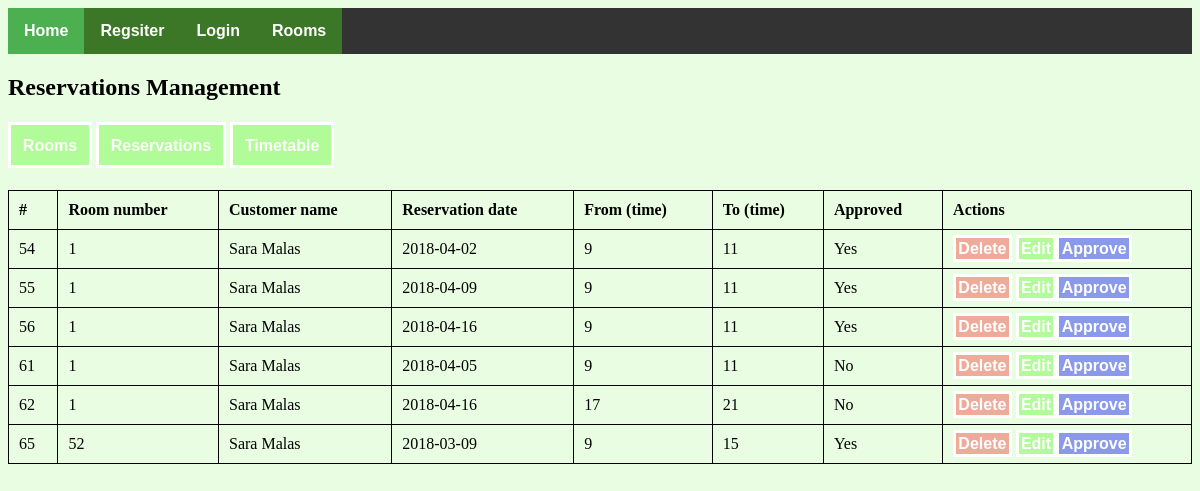
Page /pages/booking.php on the earlier database version.
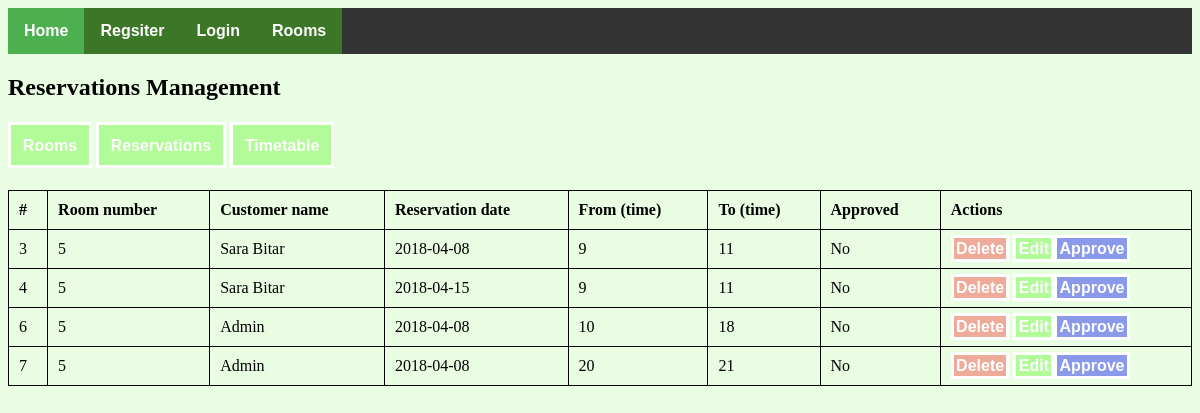
Same page on the later database version.
### tables this page shows
CREATE TABLE `reservations` (
  `reservation_id` int(11) NOT NULL,
  `room_id` int(11) NOT NULL,
  `user_id` int(11) NOT NULL,
  `reservation_date` date NOT NULL,
  `from_time` int(11) NOT NULL,
  `to_time` int(11) NOT NULL,
  `approved` tinyint(4) NOT NULL DEFAULT '0'
);

CREATE TABLE `rooms` (
  `id` int(11) NOT NULL,
  `room_number` int(11) NOT NULL,
  `description` text NOT NULL,
  `image` varchar(255) NOT NULL
);

CREATE TABLE `users` (
  `id` int(11) NOT NULL,
  `full_name` varchar(255) NOT NULL,
  `phonenumber` varchar(255) NOT NULL,
  `address` text NOT NULL,
  `gender` tinyint(4) NOT NULL,
  `email` varchar(255) NOT NULL,
  `password` varchar(255) NOT NULL,
  `is_admin` tinyint(4) NOT NULL DEFAULT '0',
  `salt` varchar(255) NOT NULL
);

### pages/booking.php (the view, shortened to what this page needs)
<!DOCTYPE html>
<html>
<head>
  <link rel="stylesheet" type="text/css" href="../css/style.css">
</head>
<body>
  <?php
        include('config.php');
  ?>
<ul>
    <li><a href="../index.php" class="active">Home</a></li>
    <li><a href="register.php">Regsiter</a></li>
    <?php if (isset($_SESSION['login'])) { ?>
      <li><a href="reservations.php">Reservations</a></li>
      <li><a href="logout.php">Logout</a></li>
      <?php if (isset($_SESSION['is_admin']) && ($_SESSION['is_admin'] == "1")) { ?>
        <li><a href="admin.php">Admin</a></li>
      <?php } ?>
    <?php } else { ?>
      <li><a href="login.php">Login</a></li>
    <?php } ?>
    <li><a href="rooms.php">Rooms</a></li>
  </ul>
  <h2>Reservations Management</h2>
  <div class="admin-links">
    <a href="room.php">Rooms</a>
    <a href="booking.php">Reservations</a>
    <a href='timetable.php'>Timetable</a>
  </div>
  <table style="width:100%">
  <tr>
    <th>#</th>
    <th>Room number</th>
    <th>Customer name</th>
    <th>Reservation date</th>
    <th>From (time)</th>
    <th>To (time)</th>
    <th>Approved</th>
    <th>Actions</th>
  </tr>
  <?php
    $sql = "SELECT * FROM reservations INNER JOIN rooms ON reservations.room_id = rooms.id INNER JOIN users ON users.id = reservations.user_id";
    $rooms = mysqli_query($connection, $sql);
    if ($rooms->num_rows > 0) {
      while ($row = mysqli_fetch_assoc($rooms)) {
         echo "<tr>";
          echo "<td>".$row['reservation_id']."</td>";
          echo "<td>".$row['room_number']."</td>";
          echo "<td>".$row['full_name']."</td>";
          echo "<td>".$row['reservation_date']."</td>";
          echo "<td>".$row['from_time']."</td>";
          echo "<td>".$row['to_time']."</td>";
          if ($row['approved'] == "1") {
            echo "<td>Yes</td>";
          } else {
            echo "<td>No</td>";
          }
          echo "<td><a href='deleteReservation.php?id=".$row['reservation_id']."' class='delete'>Delete</a> <a href='editReservation.php?id=".$row['reservation_id']."&room_id=".$row['room_id']."'>Edit</a><a href='approve.php?id=".$row['reservation_id']."' class='approve'>Approve</a></td>";
         echo "</tr>";
      }
    }
  ?>
</table>
</body>
</html>

### css/style.css (style rules this page uses)
body { background-color: #4bf5131f; }
a { text-decoration: none; background-color: #4bf51359; border: solid 3px #fff; padding: 1%; color: #fff; font-weight: bold; font-family: sans-serif; }
.admin-links { margin: 3% auto; }
table, th, td { border: 1px solid black; border-collapse: collapse; }
th, td { padding: 10px; }
th { text-align: left; }
.delete { background-color: #f5131359; }
.approve { background-color: #131af570; }
ul { list-style-type: none; margin: 0; padding: 0; overflow: hidden; background-color: #333; }
li { float: left; }
li a { display: block !important; color: white !important; text-align: center !important; padding: 14px 16px !important; text-decoration: none !important; border: 0px !important; }
.active { background-color: #4CAF50 !important; }

Differences in the rows shown:
removed reservations: reservation_id "54", room.room_number "1", user.full_name "Sara Malas", reservation_date "2018-04-02", from_time "9", to_time "11", approved "Yes"
removed reservations: reservation_id "55", room.room_number "1", user.full_name "Sara Malas", reservation_date "2018-04-09", from_time "9", to_time "11", approved "Yes"
removed reservations: reservation_id "56", room.room_number "1", user.full_name "Sara Malas", reservation_date "2018-04-16", from_time "9", to_time "11", approved "Yes"
removed reservations: reservation_id "61", room.room_number "1", user.full_name "Sara Malas", reservation_date "2018-04-05", from_time "9", to_time "11", approved "No"
removed reservations: reservation_id "62", room.room_number "1", user.full_name "Sara Malas", reservation_date "2018-04-16", from_time "17", to_time "21", approved "No"
removed reservations: reservation_id "65", room.room_number "52", user.full_name "Sara Malas", reservation_date "2018-03-09", from_time "9", to_time "15", approved "Yes"
added reservations: reservation_id "3", room.room_number "5", user.full_name "Sara Bitar", reservation_date "2018-04-08", from_time "9", to_time "11", approved "No"
added reservations: reservation_id "4", room.room_number "5", user.full_name "Sara Bitar", reservation_date "2018-04-15", from_time "9", to_time "11", approved "No"
added reservations: reservation_id "6", room.room_number "5", user.full_name "Admin", reservation_date "2018-04-08", from_time "10", to_time "18", approved "No"
added reservations: reservation_id "7", room.room_number "5", user.full_name "Admin", reservation_date "2018-04-08", from_time "20", to_time "21", approved "No"
